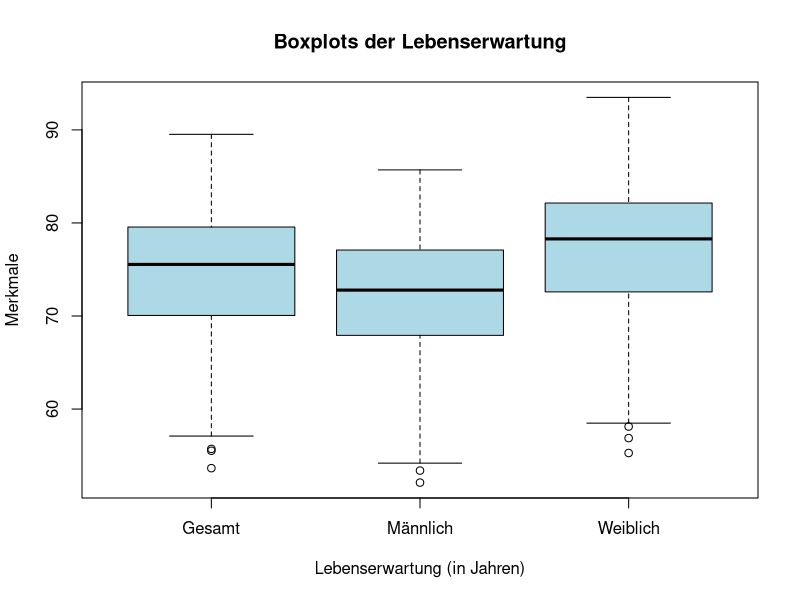
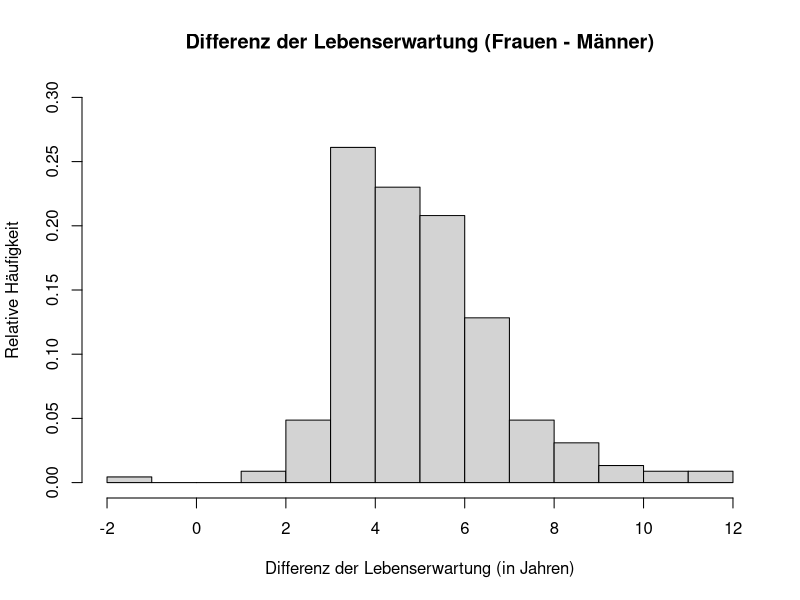
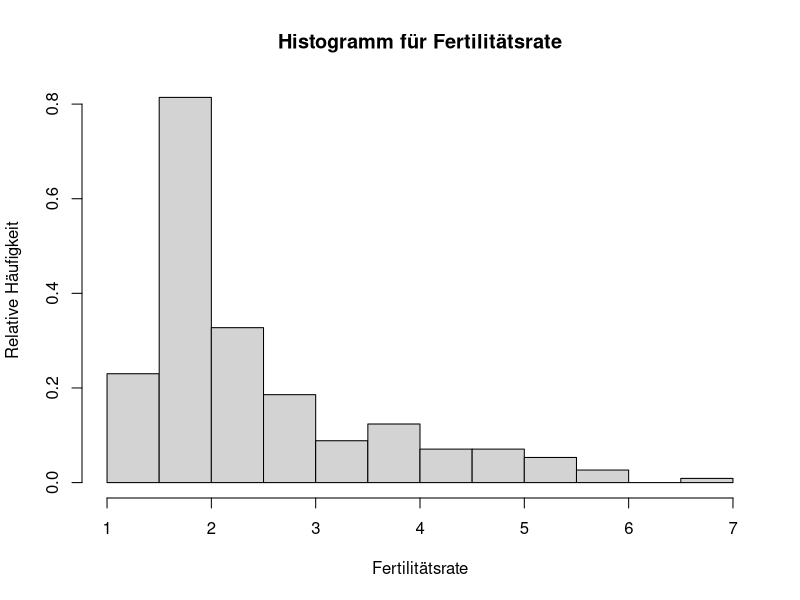
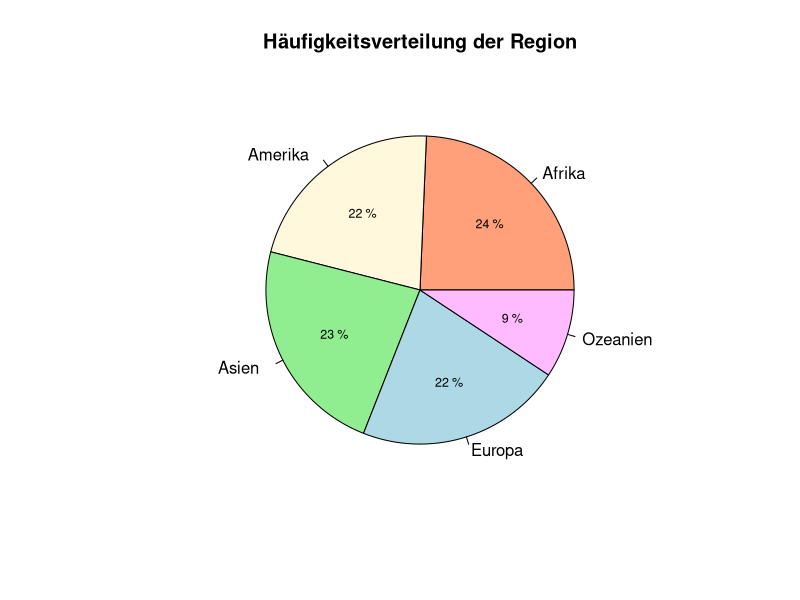
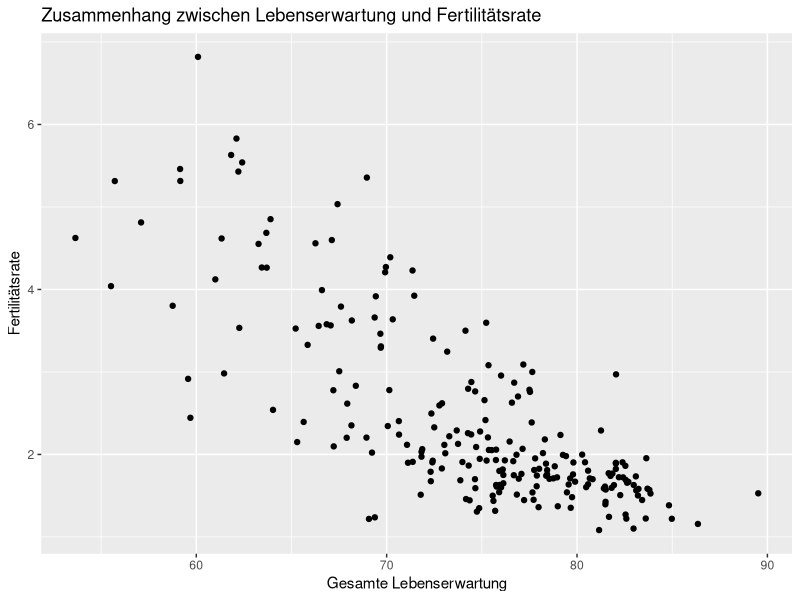
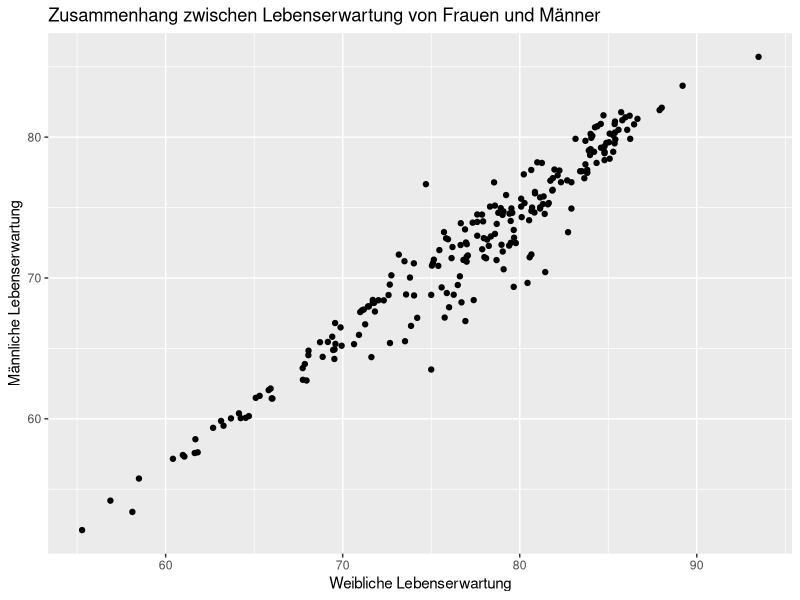
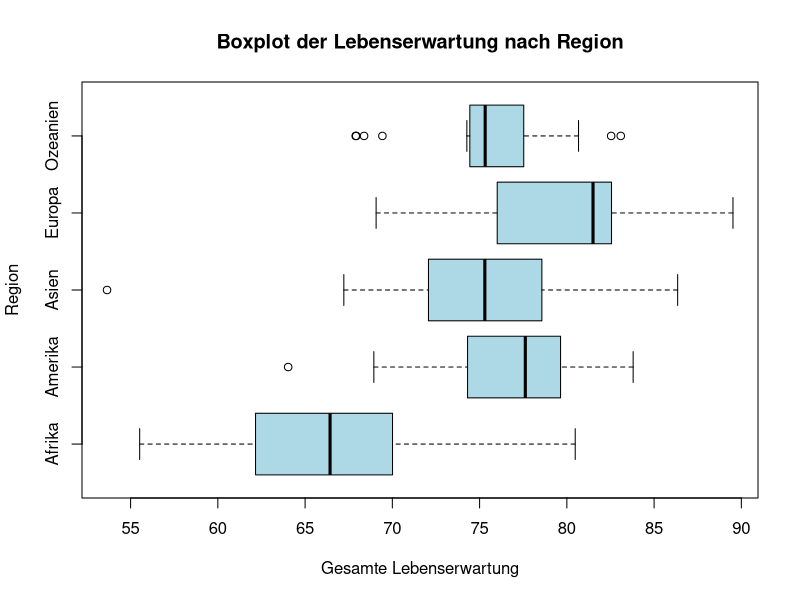
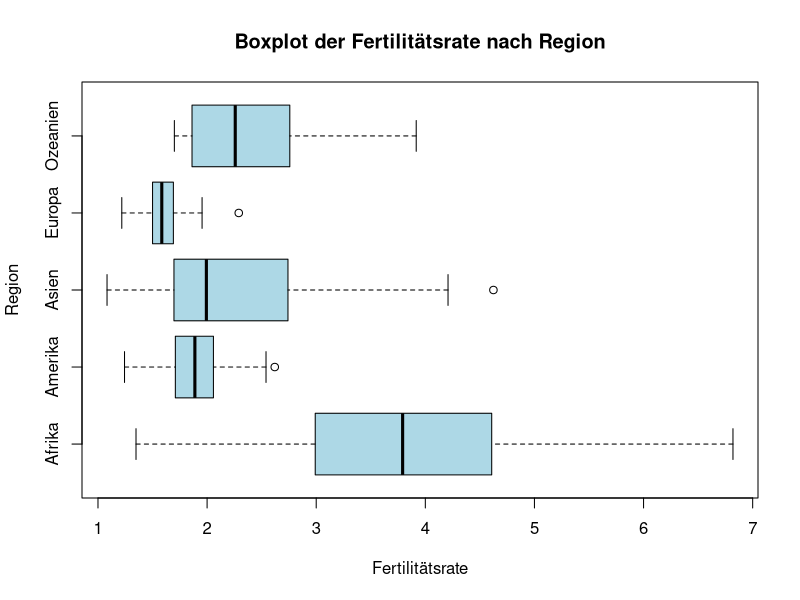

Write R code to recreate these figures, in order.
library(ggplot2)

setwd("C:/Users/alena/Documents/GitHub/Fallstudien-1/Projekt 1")

data <- read.csv("census_2022_2002.csv")
# Ueberblick ueber die Daten
dim(data)
head(data)
str(data)
summary(data)

# Entfernung von NA-Werten
data_noNA <- na.omit(data)

# Datensatz auf 2 abhaengig vom Jahr teilen
data2002 <- subset(data_noNA, Year == 2002)
dim(data2002)

data2022 <- subset(data_noNA, Year == 2022)
dim(data2022)


#1 - Haeufigkeitsverteilungen der Merkmale + Unterschiede zwischen Geschlechter
attach(data2022)

num_stat <- function(data) {
  var_name <- c("Gesamte Lebenserwartung", "Männliche Lebenserwartung", 
                "Weibliche Lebenserwartung", "Fertilitätsrate")
  result <- matrix(NA, nrow = length(data), ncol = 7)
  colnames(result) <- c("Variable", "min", "max", "IQR", "median", 
                        "mean", "sd")
  for(i in 1:length(data)) {
    var_data <- data[[i]]
    Max <- max(var_data)
    Min <- min(var_data)
    q1 <- quantile(var_data, 0.25)
    q3 <- quantile(var_data, 0.75)
    result[i, 1] <- var_name[i]
    result[i, 2] <- round(Min, 2)
    result[i, 3] <- round(Max,2)
    result[i, 4] <- round(q3 - q1,2)
    result[i, 5] <- round(median(var_data),2)
    result[i, 6] <- round(mean(var_data),2)
    result[i, 7] <- round(sd(var_data),2)
  } 
  return(as.data.frame(result))
}
num_data <- 3:6
num_stat(data2022[,num_data])

# Boxplot fuer Lebenserwartung (+ Unterschiede zwischen den Geschlechtern)
boxplot(Life_Expectancy_Overall,
        Life_Expectancy_Male,
        Life_Expectancy_Female,
        names = c("Gesamt", "Männlich", "Weiblich"),
        main = "Boxplots der Lebenserwartung",
        ylab = "Merkmale",
        xlab = "Lebenserwartung (in Jahren)", horizontal = FALSE, col = "lightblue")

# Unterschiede zwischen Geschlechter
Diff_Lebenserwartung <- Life_Expectancy_Female - Life_Expectancy_Male
hist(Diff_Lebenserwartung, xlab = "Differenz der Lebenserwartung (in Jahren)",
     ylab = "Relative Häufigkeit",
     main = "Differenz der Lebenserwartung (Frauen - Männer)", probability = TRUE,
     ylim = c(0, 0.30), breaks = -2:12)

# Boxplot fuer gesamte Fertilitaet
hist(Total_Fertility_Rate, main = "Histogramm für Fertilitätsrate",
        xlab = "Fertilitätsrate", ylab = "Relative Häufigkeit", 
     probability = TRUE)

# Verteilung der Region
freq <- table(Region)
prozent <- round((freq / sum(freq)) * 100)
region_name <- c("Afrika", "Amerika", "Asien", "Europa", "Ozeanien")
beschriftung = paste(region_name, " ")

pie(freq, labels = beschriftung, main = "Häufigkeitsverteilung der Region", 
    col = c("lightsalmon", "cornsilk", "lightgreen", "lightblue", "plum1"))

angles <- cumsum(freq) / sum(freq) * 2 * pi
text_positions <- angles - (freq / sum(freq) * pi)

text(x = cos(text_positions) * 0.5, y = sin(text_positions) * 0.5, 
     labels = paste(prozent, "%"), cex = 0.75)

# Verteilung der Subregion
table(Subregion)

#2 - bivariate Zusammenhaenge zwischen den Merkmalen
# Subregionen nach Region
table(Subregion, Region)

# Streudiagramm der Lebenserwartung vs. Fertilitätsrate
ggplot(data2022, aes(x = Life_Expectancy_Overall, y = Total_Fertility_Rate)) +
  geom_point() +
  labs(title = "Zusammenhang zwischen Lebenserwartung und Fertilitätsrate",
       x = "Gesamte Lebenserwartung",
       y = "Fertilitätsrate")

# Streudiagramm der Lebenserwartung von Maenner vs Frauen
ggplot(data2022, aes(x = Life_Expectancy_Female, y = Life_Expectancy_Male)) +
  geom_point() +
  labs(title = "Zusammenhang zwischen Lebenserwartung von Frauen und Männer",
       x = "Weibliche Lebenserwartung",
       y = "Männliche Lebenserwartung")

# Boxplot der Lebenserwartung nach Region
boxplot(Life_Expectancy_Overall ~ Region,
        main = "Boxplot der Lebenserwartung nach Region",
        ylab = "Region",
        xlab = "Gesamte Lebenserwartung", horizontal = TRUE,
        names = region_name, col = "lightblue")

# Boxplot der Fertilitaet nach Region
boxplot(Total_Fertility_Rate ~ Region,
        main = "Boxplot der Fertilitätsrate nach Region",
        ylab = "Region",
        xlab = "Fertilitätsrate", horizontal = TRUE,
        col = "lightblue", names = region_name)


#3 - Unterschiede der Merkmale zwischen den Subregionen

# Subregionen ins Deutsche übersetzen und Region hinzufügen
Subregion[Subregion == "Eastern Africa"] <- "Ostafrika"
Subregion[Subregion == "Middle Africa"] <- "Zentralafrika"
Subregion[Subregion == "Northern Africa"] <- "Nordafrika"
Subregion[Subregion == "Southern Africa"] <- "Südafrika"
Subregion[Subregion == "Western Africa"] <- "Westafrika"
Subregion[Subregion == "Caribbean"] <- "Karibik"
Subregion[Subregion == "Central America"] <- "Mittelamerika"
Subregion[Subregion == "Northern America"] <- "Nordamerika"
Subregion[Subregion == "South America"] <- "Südamerika"
Subregion[Subregion == "Eastern Asia"] <- "Ostasien"
Subregion[Subregion == "South-Central Asia"] <- "Südzentralasien"
Subregion[Subregion == "South-Eastern Asia"] <- "Südostasien"
Subregion[Subregion == "Western Asia"] <- "Westasien"
Subregion[Subregion == "Eastern Europe"] <- "Osteuropa"
Subregion[Subregion == "Northern Europe"] <- "Nordeuropa"
Subregion[Subregion == "Southern Europe"] <- "Südeuropa"
Subregion[Subregion == "Western Europe"] <- "Westeuropa"
Subregion[Subregion == "Australia/New Zealand"] <- "Australien/Neuseeland"
Subregion[Subregion == "Melanesia"] <- "Melanesien"
Subregion[Subregion == "Micronesia"] <- "Mikronesien"
Subregion[Subregion == "Polynesia"] <- "Polynesien"

# Region hinzufügen basierend auf den Subregionen
Region <- ifelse(Subregion %in% c("Ostafrika", "Zentralafrika", "Nordafrika", "Südafrika", "Westafrika"), "Afrika",
                          ifelse(Subregion %in% c("Karibik", "Mittelamerika", "Nordamerika", "Südamerika"), "Amerika",
                                 ifelse(Subregion %in% c("Ostasien", "Südzentralasien", "Südostasien", "Westasien"), "Asien",
                                        ifelse(Subregion %in% c("Osteuropa", "Nordeuropa", "Südeuropa", "Westeuropa"), "Europa",
                                               ifelse(Subregion %in% c("Australien/Neuseeland", "Melanesien", "Mikronesien", "Polynesien"), "Ozeanien", 
                                                      NA)))))

# Sortieren der Daten nach Region und Subregion in neuer Variable year2022
year2022 <- data2022[order(Region, Subregion), ]


#########################
#Boxplots


#Boxplot Lebenserwartung der Männer in den Subregionen
# Boxplot mit ggplot2, nach Region gruppiert und mit farblicher Unterscheidung der Regionen
ggplot(year2022, aes(x = factor(Subregion, levels = unique(Subregion)), y = Life_Expectancy_Male, fill = Region)) +
  geom_boxplot(coef = 1.5, size = 0.6) +
  labs(title = "Lebenserwartung der Männer in den Subregionen (2022)",
       x = "Subregion",
       y = "Lebenserwartung",
       fill = "Region") +  # Legende für die Regionen hinzufügen
  theme(
    plot.title = element_text(size = 16, face = "bold"),  # Überschrift größer und fett
    axis.title.x = element_text(size = 14),  # x-Achsenbeschriftung größer
    axis.title.y = element_text(size = 14, margin = margin(r = 10)),  # y-Achsenbeschriftung größer
    axis.text.x = element_text(angle = 45, hjust = 1), # x-Achsenbeschriftung um 45 Grad drehen
    legend.text = element_text(size = 12),  # Legendentext größer
    legend.title = element_text(size = 14)  # Legendentitel größer
  )


# Boxplot Lebenserwartung der Frauen in den Subregionen
ggplot(year2022, aes(x = factor(Subregion, levels = unique(Subregion)), y = Life_Expectancy_Female, fill = Region)) +
  geom_boxplot(coef = 1.5, size = 0.6) +
  labs(title = "Lebenserwartung der Frauen in den Subregionen (2022)",
       x = "Subregion",
       y = "Lebenserwartung",
       fill = "Region") +  # Legende für die Regionen hinzufügen
  theme(
    plot.title = element_text(size = 16, face = "bold"),  # Überschrift größer und fett
    axis.title.x = element_text(size = 14),  # x-Achsenbeschriftung größer
    axis.title.y = element_text(size = 14, margin = margin(r = 10)),  # y-Achsenbeschriftung größer mit Abstand
    axis.text.x = element_text(angle = 45, hjust = 1), # x-Achsenbeschriftung um 45 Grad drehen
    legend.text = element_text(size = 12),  # Legendentext größer
    legend.title = element_text(size = 14)  # Legendentitel größer
  )

# Boxplot Gesamte Lebenserwartung in den Subregionen
ggplot(year2022, aes(x = factor(Subregion, levels = unique(Subregion)), y = Life_Expectancy_Overall, fill = Region)) +
  geom_boxplot(coef = 1.5, size = 0.6) +
  labs(title = "Gesamte Lebenserwartung in den Subregionen (2022)",
       x = "Subregion",
       y = "Lebenserwartung",
       fill = "Region") +  # Legende für die Regionen hinzufügen
  theme(
    plot.title = element_text(size = 16, face = "bold"),  # Überschrift größer und fett
    axis.title.x = element_text(size = 14),  # x-Achsenbeschriftung größer
    axis.title.y = element_text(size = 14, margin = margin(r = 10)),  # y-Achsenbeschriftung größer mit Abstand
    axis.text.x = element_text(angle = 45, hjust = 1), # x-Achsenbeschriftung um 45 Grad drehen
    legend.text = element_text(size = 12),  # Legendentext größer
    legend.title = element_text(size = 14)  # Legendentitel größer
  )


# Boxplot Fertilitätsrate in den Subregionen
ggplot(year2022, aes(x = factor(Subregion, levels = unique(Subregion)), y = Total_Fertility_Rate, fill = Region)) +
  geom_boxplot(coef = 1.5, size = 0.6) +
  labs(title = "Fertilitätsrate in den Subregionen (2022)",
       x = "Subregion",
       y = "Fertilitätsrate",
       fill = "Region") +  # Legende für die Regionen hinzufügen
  theme(
    plot.title = element_text(size = 16, face = "bold"),  # Überschrift größer und fett
    axis.title.x = element_text(size = 14),  # x-Achsenbeschriftung größer
    axis.title.y = element_text(size = 14, margin = margin(r = 10)),  # y-Achsenbeschriftung größer mit Abstand
    axis.text.x = element_text(angle = 45, hjust = 1), # x-Achsenbeschriftung um 45 Grad drehen
    legend.text = element_text(size = 12),  # Legendentext größer
    legend.title = element_text(size = 14)  # Legendentitel größer
  )

#####################
#Zusätzliche Grafik

# Boxplot Differenz der Lebenserwartung (Frauen - Männer) in den Subregionen
ggplot(year2022, aes(x = factor(Subregion, levels = unique(Subregion)), y = Life_Expectancy_Female - Life_Expectancy_Male, fill = Region)) +
  geom_boxplot(coef = 1.5, size = 0.6) +
  labs(title = "Differenz der Lebenserwartung in den Subregionen (2022)",
       x = "Subregion",
       y = "Lebenserwartung",
       fill = "Region") +  # Legende für die Regionen hinzufügen
  theme(
    plot.title = element_text(size = 16, face = "bold"),  # Überschrift größer und fett
    axis.title.x = element_text(size = 14),  # x-Achsenbeschriftung größer
    axis.title.y = element_text(size = 14, margin = margin(r = 10)),  # y-Achsenbeschriftung größer mit Abstand
    axis.text.x = element_text(angle = 45, hjust = 1), # x-Achsenbeschriftung um 45 Grad drehen
    legend.text = element_text(size = 12),  # Legendentext größer
    legend.title = element_text(size = 14)  # Legendentitel größer
  )


#4 - Vergleich von Merkmalen in 2002 und 2022

detach(data2022)
